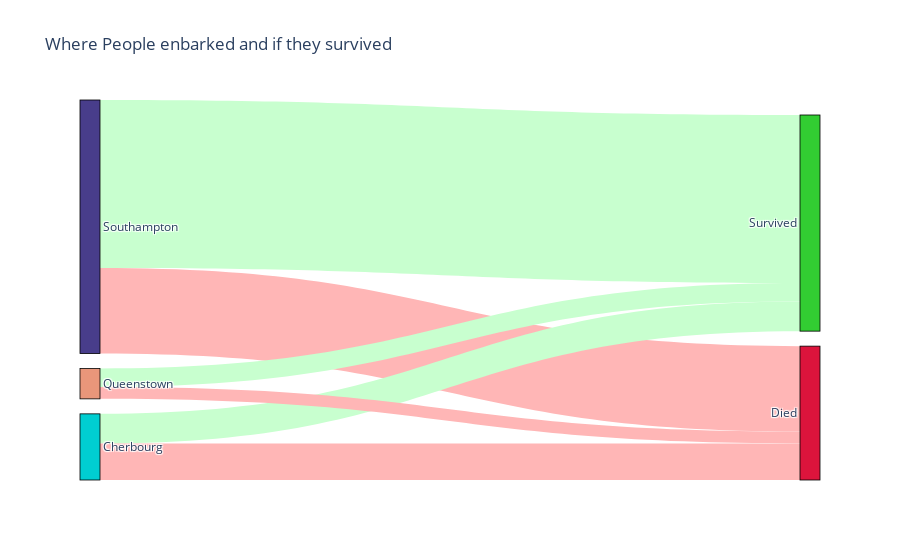

Notebook code for this chart:
### Markdown cell above
After seperating those numbers and preprocessing those, use them to plot the Sanky diagram.

### Code cell
# YOUR CODE HERE
import plotly.graph_objects as go


fig = go.Figure(data = [go.Sankey(
   node = dict(
      pad = 15,
      thickness = 20,
      line = dict(color = "black", width = 0.8),
      label = [df.Source[0],df.Source[2],df.Source[4], df.Target[0],df.Target[1]],
      color = ["darkslateblue","darkturquoise","darksalmon","limegreen","crimson"]
   ),
   link = dict(
      source = [0, 0, 1,1,2,2], # indices correspond to labels, eg A1, A2, A1, B1, ...
      target = [3,4,3,4,3,4],
      value = [df.value[0],df.value[1],df.value[2],df.value[3],df.value[4],df.value[5]],
      label = [df.lable[0],df.lable[1],df.lable[2],df.lable[3],df.lable[4],df.lable[5]],
      color = ['#C8FFCF', '#FFB6B6', '#C8FFCF', '#FFB6B6',
              '#C8FFCF', '#FFB6B6']
   ))])

fig.update_layout(title_text = "Where People enbarked and if they survived", font_size = 12)
fig.show()

### Figure 1 — Plotly figure (JSON) as saved in the notebook; plotly's stock layout.template omitted (floating-point values rounded to 4 significant figures)
{"data": [{"link": {"color": ["#C8FFCF", "#FFB6B6", "#C8FFCF", "#FFB6B6", "#C8FFCF", "#FFB6B6"], "label": ["Embarked Southampton and survived", "Embarked Southampton and died", "Embarked Cherbourg and survived", "Embarked Cherbourg and died", "Embarked Queenstown and survived", "Embarked Queenstown and died"], "source": [0, 0, 1, 1, 2, 2], "target": [3, 4, 3, 4, 3, 4], "value": [427, 217, 75, 93, 47, 30]}, "node": {"color": ["darkslateblue", "darkturquoise", "darksalmon", "limegreen", "crimson"], "label": ["Southampton", "Cherbourg", "Queenstown", "Survived", "Died"], "line": {"color": "black", "width": 0.8}, "pad": 15, "thickness": 20}, "type": "sankey"}], "layout": {"font": {"size": 12}, "title": {"text": "Where People enbarked and if they survived"}}}
